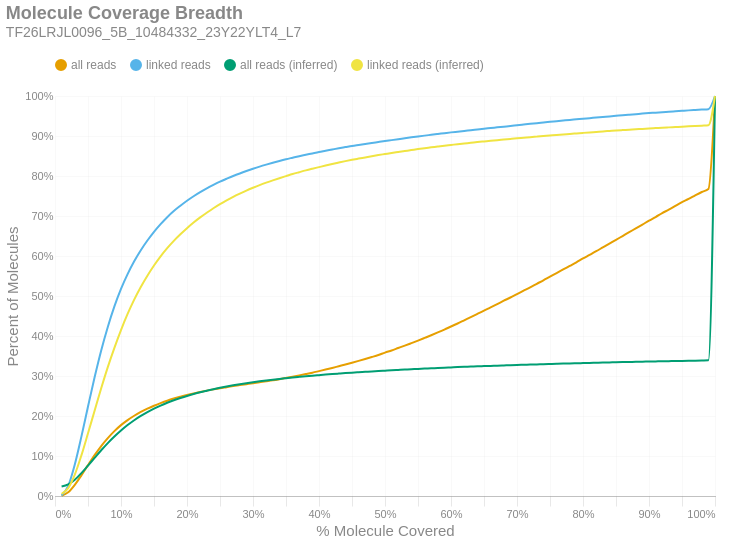

Notebook code for this chart:
### Markdown cell above
### Molecule Read Coverage
This chart shows molecule coverage breadth as computed by the number of bases aligned to that molecule. In other words, "*how much of each unique long molecule is actually sequenced/aligned?*" Keep in mind there is a distinction between sequences and alignments, since some sequences belonging to a particular molecule may not align well and wouldn't appear in the alignment data. This chart also shows molecule coverage breadth as computed by the *inferred fragment* from which the aligned sequences originate. Unlike read coverage, this calculation takes into account the total insert size, including unsequenced gaps between the forward and reverse reads. Like the previous figures, these are cumulative percents.

### Code cell
if SKIPLR:
    print_html(f"Skipped")
else:
    binned_df = consolidated_hist(valids['coverage_bp'], mask, 0.01, True)
    binned_df_inf = consolidated_hist(valids['coverage_inserts'], mask, 0.01, True)
    binned_df = binned_df.with_columns(pl.lit(binned_df_inf['all reads (cumsum)']).alias('all reads (inferred)'))
    binned_df = binned_df.with_columns(pl.lit(binned_df_inf['linked reads (cumsum)']).alias('linked reads (inferred)'))
    binned_df = binned_df.with_columns(
        (pl.col('bin').cast(pl.Float64) + 0.01).alias('right_edge')
    )

    with SafeRender(binned_df):
        (
            density_plot(binned_df, 'Molecule Coverage Breadth', samplename, 'molcov', ['all reads (inferred)','linked reads (inferred)'])
            .encode(
                #x=alt.X('bin:Q', title="% Molecule Covered").axis(format = '%').scale(padding=0),
                x=alt.X('right_edge:Q', title="% Molecule Covered").axis(format='%').scale(padding=0),
                y=alt.Y('value:Q', title='Percent of Molecules')
                    .axis(format='%')
                    .stack(False)
                    .scale(domainMin=0, padding=0),
                color=alt.Color("key:N").scale(domain = ["all reads", "linked reads", "all reads (inferred)", "linked reads (inferred)"]),
                tooltip = [
                    alt.Tooltip("key:N", title = "Data Type"),
                    alt.Tooltip("range_label:N", title="% Molecule Covered"),
                    alt.Tooltip("value:Q", format = ".2%", title="% Molecules")
                ]
            )
        ).display()

### Figure 1 — Vega-Lite specification as saved in the notebook (floating-point values rounded to 4 significant figures)
{"width": "container", "height": 400, "config": {"title": {"anchor": "start", "dy": -15, "fontSize": 18, "color": "#888888", "subtitleColor": "#888888", "subtitleFontSize": 14}, "arc": {"fill": "#0072B2"}, "axis": {"domainColor": "#888888", "domainWidth": 0.5, "gridWidth": 0.2, "grid": false, "titleFontWeight": 400, "titleFontSize": 15, "labelFontSize": 11, "labelColor": "#888888", "tickColor": "#888888", "tickWidth": 0.2, "titleColor": "#888888"}, "axisBand": {"grid": false}, "axisX": {"grid": true, "tickSize": 10, "domainCap": "round"}, "axisY": {"domain": false, "grid": true, "tickSize": 0, "domainCap": "round"}, "background": "transparent", "header": {"labelFontSize": 15, "labelColor": "#888888", "titleFontSize": 15, "titleFontWeight": 600, "titleColor": "#888888"}, "legend": {"labelFont": "sans-serif", "labelFontSize": 12, "labelColor": "#888888", "symbolSize": 100, "symbolType": "circle", "titleFontSize": 12, "titlePadding": 10, "titleColor": "#888888", "title": null, "orient": "top"}, "range": {"category": ["#E69F00", "#56B4E9", "#009E73", "#F0E442", "#0072B2", "#D55E00", "#CC79A7", "#000000"], "diverging": ["#cfe8f3", "#a2d4ec", "#73bfe2", "#46abdb", "#1696d2", "#12719e"]}, "area": {"fill": "#0072B2", "fillOpacity": 0.7, "line": true, "strokeOpacity": 0.7}, "line": {"color": "#0072B2", "stroke": "#0072B2", "strokeWidth": 2}, "trail": {"color": "#0072B2", "stroke": "#0072B2", "strokeWidth": 0, "size": 1}, "point": {"filled": true, "fillOpacity": 1.0, "size": 95}, "text": {"color": "#888888", "fontSize": 11, "align": "right", "fontWeight": 400, "size": 11}, "bar": {"fill": "#0072B2", "stroke": null}, "view": {"stroke": null, "continuousWidth": 660, "continuousHeight": 400}}, "data": {"name": "data-e137ae3e8d1e9d30a3bd25b22de4cc62"}, "mark": {"type": "line", "interpolate": "monotone", "point": {"opacity": 0, "size": 275}}, "encoding": {"color": {"field": "key", "scale": {"domain": ["all reads", "linked reads", "all reads (inferred)", "linked reads (inferred)"]}, "type": "nominal"}, "tooltip": [{"field": "key", "title": "Data Type", "type": "nominal"}, {"field": "range_label", "title": "% Molecule Covered", "type": "nominal"}, {"field": "value", "format": ".2%", "title": "% Molecules", "type": "quantitative"}], "x": {"axis": {"format": "%"}, "field": "right_edge", "scale": {"padding": 0}, "title": "% Molecule Covered", "type": "quantitative"}, "y": {"axis": {"format": "%"}, "field": "value", "scale": {"domainMin": 0, "padding": 0}, "stack": false, "title": "Percent of Molecules", "type": "quantitative"}}, "params": [{"name": "param_c36ac31b6afebe62", "select": {"type": "point", "fields": ["key"]}, "bind": "legend"}], "title": {"text": "Molecule Coverage Breadth", "subtitle": "TF26LRJL0096_5B_10484332_23Y22YLT4_L7"}, "transform": [{"fold": ["all reads (cumsum)", "linked reads (cumsum)", "all reads (inferred)", "linked reads (inferred)"]}, {"calculate": "replace(datum.key, ' (cumsum)', '')", "as": "key"}, {"filter": {"param": "param_c36ac31b6afebe62"}}], "usermeta": {"embedOptions": {"downloadFileName": "TF26LRJL0096_5B_10484332_23Y22YLT4_L7.molcov"}}, "$schema": "https://vega.github.io/schema/vega-lite/v6.4.1.json", "datasets": {"data-e137ae3e8d1e9d30a3bd25b22de4cc62": [{"bin": "0.0", "interval": "0.0-0.01", "all reads": 0.0005998, "linked reads": 0.001345, "all reads (cumsum)": 0.0005998, "linked reads (cumsum)": 0.001345, "range_label": "0.0-0.01", "all reads (inferred)": 0.0236, "linked reads (inferred)": 0.005531, "right_edge": 0.01}, {"bin": "0.01", "interval": "0.01-0.02", "all reads": 0.00864, "linked reads": 0.02392, "all reads (cumsum)": 0.00924, "linked reads (cumsum)": 0.02527, "range_label": "0.01-0.02", "all reads (inferred)": 0.02895, "linked reads (inferred)": 0.0198, "right_edge": 0.02}, {"bin": "0.02", "interval": "0.02-0.03", "all reads": 0.01858, "linked reads": 0.05367, "all reads (cumsum)": 0.02782, "linked reads (cumsum)": 0.07894, "range_label": "0.02-0.03", "all reads (inferred)": 0.0407, "linked reads (inferred)": 0.05342, "right_edge": 0.03}, {"bin": "0.03", "interval": "0.03-0.04", "all reads": 0.02378, "linked reads": 0.0695, "all reads (cumsum)": 0.0516, "linked reads (cumsum)": 0.1484, "range_label": "0.03-0.04", "all reads (inferred)": 0.05727, "linked reads (inferred)": 0.1015, "right_edge": 0.04}, {"bin": "0.04", "interval": "0.04-0.05", "all reads": 0.02559, "linked reads": 0.07512, "all reads (cumsum)": 0.07719, "linked reads (cumsum)": 0.2236, "range_label": "0.04-0.05", "all reads (inferred)": 0.07608, "linked reads (inferred)": 0.1567, "right_edge": 0.05}, {"bin": "0.05", "interval": "0.05-0.06", "all reads": 0.02487, "linked reads": 0.07318, "all reads (cumsum)": 0.1021, "linked reads (cumsum)": 0.2967, "range_label": "0.05-0.06", "all reads (inferred)": 0.09532, "linked reads (inferred)": 0.2132, "right_edge": 0.06}, {"bin": "0.06", "interval": "0.06-0.07", "all reads": 0.0228, "linked reads": 0.06716, "all reads (cumsum)": 0.1249, "linked reads (cumsum)": 0.3639, "range_label": "0.06-0.07", "all reads (inferred)": 0.1144, "linked reads (inferred)": 0.2693, "right_edge": 0.07}, {"bin": "0.07", "interval": "0.07-0.08", "all reads": 0.01991, "linked reads": 0.05867, "all reads (cumsum)": 0.1448, "linked reads (cumsum)": 0.4226, "range_label": "0.07-0.08", "all reads (inferred)": 0.1323, "linked reads (inferred)": 0.3222, "right_edge": 0.08}, {"bin": "0.08", "interval": "0.08-0.09", "all reads": 0.01747, "linked reads": 0.05142, "all reads (cumsum)": 0.1622, "linked reads (cumsum)": 0.474, "range_label": "0.08-0.09", "all reads (inferred)": 0.1486, "linked reads (inferred)": 0.3704, "right_edge": 0.09}, {"bin": "0.09", "interval": "0.09-0.1", "all reads": 0.0149, "linked reads": 0.04382, "all reads (cumsum)": 0.1771, "linked reads (cumsum)": 0.5178, "range_label": "0.09-0.1", "all reads (inferred)": 0.1637, "linked reads (inferred)": 0.4149, "right_edge": 0.1}, {"bin": "0.1", "interval": "0.1-0.11", "all reads": 0.01255, "linked reads": 0.03694, "all reads (cumsum)": 0.1897, "linked reads (cumsum)": 0.5548, "range_label": "0.1-0.11", "all reads (inferred)": 0.1773, "linked reads (inferred)": 0.4551, "right_edge": 0.11}, {"bin": "0.11", "interval": "0.11-0.12", "all reads": 0.01088, "linked reads": 0.03195, "all reads (cumsum)": 0.2006, "linked reads (cumsum)": 0.5867, "range_label": "0.11-0.12", "all reads (inferred)": 0.1895, "linked reads (inferred)": 0.4909, "right_edge": 0.12}, {"bin": "0.12", "interval": "0.12-0.13", "all reads": 0.009457, "linked reads": 0.02772, "all reads (cumsum)": 0.21, "linked reads (cumsum)": 0.6144, "range_label": "0.12-0.13", "all reads (inferred)": 0.2002, "linked reads (inferred)": 0.5225, "right_edge": 0.13}, {"bin": "0.13", "interval": "0.13-0.14", "all reads": 0.008263, "linked reads": 0.02422, "all reads (cumsum)": 0.2183, "linked reads (cumsum)": 0.6386, "range_label": "0.13-0.14", "all reads (inferred)": 0.2097, "linked reads (inferred)": 0.5506, "right_edge": 0.14}, {"bin": "0.14", "interval": "0.14-0.15", "all reads": 0.007437, "linked reads": 0.02176, "all reads (cumsum)": 0.2257, "linked reads (cumsum)": 0.6604, "range_label": "0.14-0.15", "all reads (inferred)": 0.2184, "linked reads (inferred)": 0.5761, "right_edge": 0.15}, {"bin": "0.15", "interval": "0.15-0.16", "all reads": 0.006578, "linked reads": 0.01921, "all reads (cumsum)": 0.2323, "linked reads (cumsum)": 0.6796, "range_label": "0.15-0.16", "all reads (inferred)": 0.2261, "linked reads (inferred)": 0.599, "right_edge": 0.16}, {"bin": "0.16", "interval": "0.16-0.17", "all reads": 0.005994, "linked reads": 0.01744, "all reads (cumsum)": 0.2383, "linked reads (cumsum)": 0.6971, "range_label": "0.16-0.17", "all reads (inferred)": 0.2331, "linked reads (inferred)": 0.6195, "right_edge": 0.17}, {"bin": "0.17", "interval": "0.17-0.18", "all reads": 0.005267, "linked reads": 0.0153, "all reads (cumsum)": 0.2436, "linked reads (cumsum)": 0.7124, "range_label": "0.17-0.18", "all reads (inferred)": 0.2393, "linked reads (inferred)": 0.6379, "right_edge": 0.18}, {"bin": "0.18", "interval": "0.18-0.19", "all reads": 0.00463, "linked reads": 0.01331, "all reads (cumsum)": 0.2482, "linked reads (cumsum)": 0.7257, "range_label": "0.18-0.19", "all reads (inferred)": 0.2449, "linked reads (inferred)": 0.6543, "right_edge": 0.19}, {"bin": "0.19", "interval": "0.19-0.2", "all reads": 0.004332, "linked reads": 0.01243, "all reads (cumsum)": 0.2525, "linked reads (cumsum)": 0.7381, "range_label": "0.19-0.2", "all reads (inferred)": 0.2501, "linked reads (inferred)": 0.6696, "right_edge": 0.2}, {"bin": "0.2", "interval": "0.2-0.21", "all reads": 0.003936, "linked reads": 0.01128, "all reads (cumsum)": 0.2565, "linked reads (cumsum)": 0.7494, "range_label": "0.2-0.21", "all reads (inferred)": 0.2549, "linked reads (inferred)": 0.6837, "right_edge": 0.21}, {"bin": "0.21", "interval": "0.21-0.22", "all reads": 0.00361, "linked reads": 0.01021, "all reads (cumsum)": 0.2601, "linked reads (cumsum)": 0.7596, "range_label": "0.21-0.22", "all reads (inferred)": 0.2593, "linked reads (inferred)": 0.6965, "right_edge": 0.22}, {"bin": "0.22", "interval": "0.22-0.23", "all reads": 0.00333, "linked reads": 0.009362, "all reads (cumsum)": 0.2634, "linked reads (cumsum)": 0.769, "range_label": "0.22-0.23", "all reads (inferred)": 0.2632, "linked reads (inferred)": 0.7082, "right_edge": 0.23}, {"bin": "0.23", "interval": "0.23-0.24", "all reads": 0.003137, "linked reads": 0.008715, "all reads (cumsum)": 0.2665, "linked reads (cumsum)": 0.7777, "range_label": "0.23-0.24", "all reads (inferred)": 0.267, "linked reads (inferred)": 0.7194, "right_edge": 0.24}, {"bin": "0.24", "interval": "0.24-0.25", "all reads": 0.002974, "linked reads": 0.008197, "all reads (cumsum)": 0.2695, "linked reads (cumsum)": 0.7859, "range_label": "0.24-0.25", "all reads (inferred)": 0.2705, "linked reads (inferred)": 0.7295, "right_edge": 0.25}, {"bin": "0.25", "interval": "0.25-0.26", "all reads": 0.00262, "linked reads": 0.007168, "all reads (cumsum)": 0.2721, "linked reads (cumsum)": 0.793, "range_label": "0.25-0.26", "all reads (inferred)": 0.2737, "linked reads (inferred)": 0.739, "right_edge": 0.26}, {"bin": "0.26", "interval": "0.26-0.27", "all reads": 0.002613, "linked reads": 0.006952, "all reads (cumsum)": 0.2748, "linked reads (cumsum)": 0.8, "range_label": "0.26-0.27", "all reads (inferred)": 0.2767, "linked reads (inferred)": 0.7477, "right_edge": 0.27}, {"bin": "0.27", "interval": "0.27-0.28", "all reads": 0.00245, "linked reads": 0.006401, "all reads (cumsum)": 0.2772, "linked reads (cumsum)": 0.8064, "range_label": "0.27-0.28", "all reads (inferred)": 0.2795, "linked reads (inferred)": 0.7558, "right_edge": 0.28}, {"bin": "0.28", "interval": "0.28-0.29", "all reads": 0.002395, "linked reads": 0.006009, "all reads (cumsum)": 0.2796, "linked reads (cumsum)": 0.8124, "range_label": "0.28-0.29", "all reads (inferred)": 0.2821, "linked reads (inferred)": 0.7635, "right_edge": 0.29}, {"bin": "0.29", "interval": "0.29-0.3", "all reads": 0.002396, "linked reads": 0.005691, "all reads (cumsum)": 0.282, "linked reads (cumsum)": 0.8181, "range_label": "0.29-0.3", "all reads (inferred)": 0.2845, "linked reads (inferred)": 0.7706, "right_edge": 0.3}, {"bin": "0.3", "interval": "0.3-0.31", "all reads": 0.002372, "linked reads": 0.005385, "all reads (cumsum)": 0.2844, "linked reads (cumsum)": 0.8235, "range_label": "0.3-0.31", "all reads (inferred)": 0.2868, "linked reads (inferred)": 0.7772, "right_edge": 0.31}, {"bin": "0.31", "interval": "0.31-0.32", "all reads": 0.002397, "linked reads": 0.004993, "all reads (cumsum)": 0.2868, "linked reads (cumsum)": 0.8285, "range_label": "0.31-0.32", "all reads (inferred)": 0.2889, "linked reads (inferred)": 0.7834, "right_edge": 0.32}, {"bin": "0.32", "interval": "0.32-0.33", "all reads": 0.00247, "linked reads": 0.004741, "all reads (cumsum)": 0.2892, "linked reads (cumsum)": 0.8332, "range_label": "0.32-0.33", "all reads (inferred)": 0.2908, "linked reads (inferred)": 0.7891, "right_edge": 0.33}, {"bin": "0.33", "interval": "0.33-0.34", "all reads": 0.002859, "linked reads": 0.004515, "all reads (cumsum)": 0.2921, "linked reads (cumsum)": 0.8377, "range_label": "0.33-0.34", "all reads (inferred)": 0.2927, "linked reads (inferred)": 0.7946, "right_edge": 0.34}, {"bin": "0.34", "interval": "0.34-0.35", "all reads": 0.003107, "linked reads": 0.00421, "all reads (cumsum)": 0.2952, "linked reads (cumsum)": 0.8419, "range_label": "0.34-0.35", "all reads (inferred)": 0.2945, "linked reads (inferred)": 0.7997, "right_edge": 0.35}, {"bin": "0.35", "interval": "0.35-0.36", "all reads": 0.003139, "linked reads": 0.003818, "all reads (cumsum)": 0.2983, "linked reads (cumsum)": 0.8457, "range_label": "0.35-0.36", "all reads (inferred)": 0.2962, "linked reads (inferred)": 0.8049, "right_edge": 0.36}, {"bin": "0.36", "interval": "0.36-0.37", "all reads": 0.003222, "linked reads": 0.003772, "all reads (cumsum)": 0.3016, "linked reads (cumsum)": 0.8495, "range_label": "0.36-0.37", "all reads (inferred)": 0.2978, "linked reads (inferred)": 0.8095, "right_edge": 0.37}, {"bin": "0.37", "interval": "0.37-0.38", "all reads": 0.003319, "linked reads": 0.003469, "all reads (cumsum)": 0.3049, "linked reads (cumsum)": 0.853, "range_label": "0.37-0.38", "all reads (inferred)": 0.2994, "linked reads (inferred)": 0.8141, "right_edge": 0.38}, {"bin": "0.38", "interval": "0.38-0.39", "all reads": 0.003479, "linked reads": 0.003503, "all reads (cumsum)": 0.3084, "linked reads (cumsum)": 0.8565, "range_label": "0.38-0.39", "all reads (inferred)": 0.3008, "linked reads (inferred)": 0.8182, "right_edge": 0.39}, {"bin": "0.39", "interval": "0.39-0.4", "all reads": 0.003846, "linked reads": 0.003476, "all reads (cumsum)": 0.3122, "linked reads (cumsum)": 0.86, "range_label": "0.39-0.4", "all reads (inferred)": 0.3021, "linked reads (inferred)": 0.8222, "right_edge": 0.4}, {"bin": "0.4", "interval": "0.4-0.41", "all reads": 0.003862, "linked reads": 0.003121, "all reads (cumsum)": 0.3161, "linked reads (cumsum)": 0.8631, "range_label": "0.4-0.41", "all reads (inferred)": 0.3035, "linked reads (inferred)": 0.8262, "right_edge": 0.41}, {"bin": "0.41", "interval": "0.41-0.42", "all reads": 0.004133, "linked reads": 0.003181, "all reads (cumsum)": 0.3202, "linked reads (cumsum)": 0.8663, "range_label": "0.41-0.42", "all reads (inferred)": 0.3048, "linked reads (inferred)": 0.83, "right_edge": 0.42}, {"bin": "0.42", "interval": "0.42-0.43", "all reads": 0.004308, "linked reads": 0.003151, "all reads (cumsum)": 0.3245, "linked reads (cumsum)": 0.8694, "range_label": "0.42-0.43", "all reads (inferred)": 0.306, "linked reads (inferred)": 0.8336, "right_edge": 0.43}, {"bin": "0.43", "interval": "0.43-0.44", "all reads": 0.004283, "linked reads": 0.002855, "all reads (cumsum)": 0.3288, "linked reads (cumsum)": 0.8723, "range_label": "0.43-0.44", "all reads (inferred)": 0.3073, "linked reads (inferred)": 0.8371, "right_edge": 0.44}, {"bin": "0.44", "interval": "0.44-0.45", "all reads": 0.004439, "linked reads": 0.002859, "all reads (cumsum)": 0.3332, "linked reads (cumsum)": 0.8751, "range_label": "0.44-0.45", "all reads (inferred)": 0.3084, "linked reads (inferred)": 0.8405, "right_edge": 0.45}, {"bin": "0.45", "interval": "0.45-0.46", "all reads": 0.00455, "linked reads": 0.002536, "all reads (cumsum)": 0.3378, "linked reads (cumsum)": 0.8777, "range_label": "0.45-0.46", "all reads (inferred)": 0.3094, "linked reads (inferred)": 0.8435, "right_edge": 0.46}, {"bin": "0.46", "interval": "0.46-0.47", "all reads": 0.004719, "linked reads": 0.0025, "all reads (cumsum)": 0.3425, "linked reads (cumsum)": 0.8802, "range_label": "0.46-0.47", "all reads (inferred)": 0.3105, "linked reads (inferred)": 0.8465, "right_edge": 0.47}, {"bin": "0.47", "interval": "0.47-0.48", "all reads": 0.004894, "linked reads": 0.002324, "all reads (cumsum)": 0.3474, "linked reads (cumsum)": 0.8825, "range_label": "0.47-0.48", "all reads (inferred)": 0.3115, "linked reads (inferred)": 0.8495, "right_edge": 0.48}, {"bin": "0.48", "interval": "0.48-0.49", "all reads": 0.005131, "linked reads": 0.00254, "all reads (cumsum)": 0.3525, "linked reads (cumsum)": 0.885, "range_label": "0.48-0.49", "all reads (inferred)": 0.3125, "linked reads (inferred)": 0.8523, "right_edge": 0.49}, {"bin": "0.49", "interval": "0.49-0.5", "all reads": 0.006035, "linked reads": 0.002453, "all reads (cumsum)": 0.3586, "linked reads (cumsum)": 0.8875, "range_label": "0.49-0.5", "all reads (inferred)": 0.3134, "linked reads (inferred)": 0.855, "right_edge": 0.5}, {"bin": "0.5", "interval": "0.5-0.51", "all reads": 0.005308, "linked reads": 0.002181, "all reads (cumsum)": 0.3639, "linked reads (cumsum)": 0.8897, "range_label": "0.5-0.51", "all reads (inferred)": 0.3143, "linked reads (inferred)": 0.8576, "right_edge": 0.51}, {"bin": "0.51", "interval": "0.51-0.52", "all reads": 0.006046, "linked reads": 0.002281, "all reads (cumsum)": 0.3699, "linked reads (cumsum)": 0.8919, "range_label": "0.51-0.52", "all reads (inferred)": 0.3152, "linked reads (inferred)": 0.86, "right_edge": 0.52}, {"bin": "0.52", "interval": "0.52-0.53", "all reads": 0.006021, "linked reads": 0.002344, "all reads (cumsum)": 0.3759, "linked reads (cumsum)": 0.8943, "range_label": "0.52-0.53", "all reads (inferred)": 0.316, "linked reads (inferred)": 0.8624, "right_edge": 0.53}, {"bin": "0.53", "interval": "0.53-0.54", "all reads": 0.006295, "linked reads": 0.002304, "all reads (cumsum)": 0.3822, "linked reads (cumsum)": 0.8966, "range_label": "0.53-0.54", "all reads (inferred)": 0.3168, "linked reads (inferred)": 0.8649, "right_edge": 0.54}, {"bin": "0.54", "interval": "0.54-0.55", "all reads": 0.006361, "linked reads": 0.002234, "all reads (cumsum)": 0.3886, "linked reads (cumsum)": 0.8988, "range_label": "0.54-0.55", "all reads (inferred)": 0.3177, "linked reads (inferred)": 0.8673, "right_edge": 0.55}, {"bin": "0.55", "interval": "0.55-0.56", "all reads": 0.006601, "linked reads": 0.002125, "all reads (cumsum)": 0.3952, "linked reads (cumsum)": 0.901, "range_label": "0.55-0.56", "all reads (inferred)": 0.3185, "linked reads (inferred)": 0.8695, "right_edge": 0.56}, {"bin": "0.56", "interval": "0.56-0.57", "all reads": 0.006694, "linked reads": 0.002005, "all reads (cumsum)": 0.4019, "linked reads (cumsum)": 0.903, "range_label": "0.56-0.57", "all reads (inferred)": 0.3193, "linked reads (inferred)": 0.8716, "right_edge": 0.57}, {"bin": "0.57", "interval": "0.57-0.58", "all reads": 0.006988, "linked reads": 0.002025, "all reads (cumsum)": 0.4089, "linked reads (cumsum)": 0.905, "range_label": "0.57-0.58", "all reads (inferred)": 0.3201, "linked reads (inferred)": 0.8737, "right_edge": 0.58}, {"bin": "0.58", "interval": "0.58-0.59", "all reads": 0.007237, "linked reads": 0.002035, "all reads (cumsum)": 0.4161, "linked reads (cumsum)": 0.907, "range_label": "0.58-0.59", "all reads (inferred)": 0.3208, "linked reads (inferred)": 0.8758, "right_edge": 0.59}, {"bin": "0.59", "interval": "0.59-0.6", "all reads": 0.007659, "linked reads": 0.002029, "all reads (cumsum)": 0.4238, "linked reads (cumsum)": 0.9091, "range_label": "0.59-0.6", "all reads (inferred)": 0.3215, "linked reads (inferred)": 0.8776, "right_edge": 0.6}, {"bin": "0.6", "interval": "0.6-0.61", "all reads": 0.007549, "linked reads": 0.001819, "all reads (cumsum)": 0.4313, "linked reads (cumsum)": 0.9109, "range_label": "0.6-0.61", "all reads (inferred)": 0.3223, "linked reads (inferred)": 0.8795, "right_edge": 0.61}, {"bin": "0.61", "interval": "0.61-0.62", "all reads": 0.007956, "linked reads": 0.001819, "all reads (cumsum)": 0.4393, "linked reads (cumsum)": 0.9127, "range_label": "0.61-0.62", "all reads (inferred)": 0.3229, "linked reads (inferred)": 0.8813, "right_edge": 0.62}, {"bin": "0.62", "interval": "0.62-0.63", "all reads": 0.007922, "linked reads": 0.001896, "all reads (cumsum)": 0.4472, "linked reads (cumsum)": 0.9146, "range_label": "0.62-0.63", "all reads (inferred)": 0.3235, "linked reads (inferred)": 0.883, "right_edge": 0.63}, {"bin": "0.63", "interval": "0.63-0.64", "all reads": 0.008001, "linked reads": 0.001846, "all reads (cumsum)": 0.4552, "linked reads (cumsum)": 0.9164, "range_label": "0.63-0.64", "all reads (inferred)": 0.3242, "linked reads (inferred)": 0.8848, "right_edge": 0.64}, {"bin": "0.64", "interval": "0.64-0.65", "all reads": 0.008031, "linked reads": 0.001866, "all reads (cumsum)": 0.4632, "linked reads (cumsum)": 0.9183, "range_label": "0.64-0.65", "all reads (inferred)": 0.3247, "linked reads (inferred)": 0.8864, "right_edge": 0.65}, {"bin": "0.65", "interval": "0.65-0.66", "all reads": 0.008437, "linked reads": 0.00165, "all reads (cumsum)": 0.4717, "linked reads (cumsum)": 0.9199, "range_label": "0.65-0.66", "all reads (inferred)": 0.3253, "linked reads (inferred)": 0.8879, "right_edge": 0.66}, {"bin": "0.66", "interval": "0.66-0.67", "all reads": 0.008184, "linked reads": 0.001736, "all reads (cumsum)": 0.4798, "linked reads (cumsum)": 0.9217, "range_label": "0.66-0.67", "all reads (inferred)": 0.3259, "linked reads (inferred)": 0.8896, "right_edge": 0.67}, {"bin": "0.67", "interval": "0.67-0.68", "all reads": 0.00835, "linked reads": 0.00168, "all reads (cumsum)": 0.4882, "linked reads (cumsum)": 0.9234, "range_label": "0.67-0.68", "all reads (inferred)": 0.3264, "linked reads (inferred)": 0.8911, "right_edge": 0.68}, {"bin": "0.68", "interval": "0.68-0.69", "all reads": 0.008065, "linked reads": 0.001617, "all reads (cumsum)": 0.4963, "linked reads (cumsum)": 0.925, "range_label": "0.68-0.69", "all reads (inferred)": 0.327, "linked reads (inferred)": 0.8927, "right_edge": 0.69}, {"bin": "0.69", "interval": "0.69-0.7", "all reads": 0.008518, "linked reads": 0.001856, "all reads (cumsum)": 0.5048, "linked reads (cumsum)": 0.9268, "range_label": "0.69-0.7", "all reads (inferred)": 0.3275, "linked reads (inferred)": 0.8942, "right_edge": 0.7}, {"bin": "0.7", "interval": "0.7-0.71", "all reads": 0.008443, "linked reads": 0.001776, "all reads (cumsum)": 0.5132, "linked reads (cumsum)": 0.9286, "range_label": "0.7-0.71", "all reads (inferred)": 0.328, "linked reads (inferred)": 0.8956, "right_edge": 0.71}, {"bin": "0.71", "interval": "0.71-0.72", "all reads": 0.008464, "linked reads": 0.001763, "all reads (cumsum)": 0.5217, "linked reads (cumsum)": 0.9304, "range_label": "0.71-0.72", "all reads (inferred)": 0.3285, "linked reads (inferred)": 0.8971, "right_edge": 0.72}, {"bin": "0.72", "interval": "0.72-0.73", "all reads": 0.008816, "linked reads": 0.0016, "all reads (cumsum)": 0.5305, "linked reads (cumsum)": 0.932, "range_label": "0.72-0.73", "all reads (inferred)": 0.329, "linked reads (inferred)": 0.8984, "right_edge": 0.73}, {"bin": "0.73", "interval": "0.73-0.74", "all reads": 0.008763, "linked reads": 0.00175, "all reads (cumsum)": 0.5393, "linked reads (cumsum)": 0.9337, "range_label": "0.73-0.74", "all reads (inferred)": 0.3295, "linked reads (inferred)": 0.8998, "right_edge": 0.74}, {"bin": "0.74", "interval": "0.74-0.75", "all reads": 0.009197, "linked reads": 0.00173, "all reads (cumsum)": 0.5485, "linked reads (cumsum)": 0.9355, "range_label": "0.74-0.75", "all reads (inferred)": 0.33, "linked reads (inferred)": 0.9012, "right_edge": 0.75}, {"bin": "0.75", "interval": "0.75-0.76", "all reads": 0.008846, "linked reads": 0.001471, "all reads (cumsum)": 0.5573, "linked reads (cumsum)": 0.9369, "range_label": "0.75-0.76", "all reads (inferred)": 0.3305, "linked reads (inferred)": 0.9027, "right_edge": 0.76}, {"bin": "0.76", "interval": "0.76-0.77", "all reads": 0.009021, "linked reads": 0.001627, "all reads (cumsum)": 0.5663, "linked reads (cumsum)": 0.9386, "range_label": "0.76-0.77", "all reads (inferred)": 0.331, "linked reads (inferred)": 0.904, "right_edge": 0.77}, {"bin": "0.77", "interval": "0.77-0.78", "all reads": 0.008967, "linked reads": 0.001623, "all reads (cumsum)": 0.5753, "linked reads (cumsum)": 0.9402, "range_label": "0.77-0.78", "all reads (inferred)": 0.3314, "linked reads (inferred)": 0.9052, "right_edge": 0.78}, {"bin": "0.78", "interval": "0.78-0.79", "all reads": 0.009005, "linked reads": 0.001474, "all reads (cumsum)": 0.5843, "linked reads (cumsum)": 0.9417, "range_label": "0.78-0.79", "all reads (inferred)": 0.3318, "linked reads (inferred)": 0.9065, "right_edge": 0.79}, {"bin": "0.79", "interval": "0.79-0.8", "all reads": 0.009664, "linked reads": 0.001527, "all reads (cumsum)": 0.594, "linked reads (cumsum)": 0.9432, "range_label": "0.79-0.8", "all reads (inferred)": 0.3323, "linked reads (inferred)": 0.9078, "right_edge": 0.8}, {"bin": "0.8", "interval": "0.8-0.81", "all reads": 0.008875, "linked reads": 0.001411, "all reads (cumsum)": 0.6028, "linked reads (cumsum)": 0.9446, "range_label": "0.8-0.81", "all reads (inferred)": 0.3327, "linked reads (inferred)": 0.909, "right_edge": 0.81}, {"bin": "0.81", "interval": "0.81-0.82", "all reads": 0.009059, "linked reads": 0.001514, "all reads (cumsum)": 0.6119, "linked reads (cumsum)": 0.9461, "range_label": "0.81-0.82", "all reads (inferred)": 0.3332, "linked reads (inferred)": 0.9102, "right_edge": 0.82}, {"bin": "0.82", "interval": "0.82-0.83", "all reads": 0.009609, "linked reads": 0.001421, "all reads (cumsum)": 0.6215, "linked reads (cumsum)": 0.9475, "range_label": "0.82-0.83", "all reads (inferred)": 0.3336, "linked reads (inferred)": 0.9115, "right_edge": 0.83}, {"bin": "0.83", "interval": "0.83-0.84", "all reads": 0.009578, "linked reads": 0.001361, "all reads (cumsum)": 0.6311, "linked reads (cumsum)": 0.9489, "range_label": "0.83-0.84", "all reads (inferred)": 0.334, "linked reads (inferred)": 0.9126, "right_edge": 0.84}, {"bin": "0.84", "interval": "0.84-0.85", "all reads": 0.009356, "linked reads": 0.001457, "all reads (cumsum)": 0.6404, "linked reads (cumsum)": 0.9503, "range_label": "0.84-0.85", "all reads (inferred)": 0.3344, "linked reads (inferred)": 0.9137, "right_edge": 0.85}, {"bin": "0.85", "interval": "0.85-0.86", "all reads": 0.009531, "linked reads": 0.001514, "all reads (cumsum)": 0.65, "linked reads (cumsum)": 0.9519, "range_label": "0.85-0.86", "all reads (inferred)": 0.3347, "linked reads (inferred)": 0.9148, "right_edge": 0.86}, {"bin": "0.86", "interval": "0.86-0.87", "all reads": 0.00943, "linked reads": 0.001388, "all reads (cumsum)": 0.6594, "linked reads (cumsum)": 0.9532, "range_label": "0.86-0.87", "all reads (inferred)": 0.3351, "linked reads (inferred)": 0.9158, "right_edge": 0.87}, {"bin": "0.87", "interval": "0.87-0.88", "all reads": 0.009777, "linked reads": 0.001341, "all reads (cumsum)": 0.6692, "linked reads (cumsum)": 0.9546, "range_label": "0.87-0.88", "all reads (inferred)": 0.3355, "linked reads (inferred)": 0.9168, "right_edge": 0.88}, {"bin": "0.88", "interval": "0.88-0.89", "all reads": 0.009467, "linked reads": 0.001391, "all reads (cumsum)": 0.6786, "linked reads (cumsum)": 0.956, "range_label": "0.88-0.89", "all reads (inferred)": 0.3358, "linked reads (inferred)": 0.9178, "right_edge": 0.89}, {"bin": "0.89", "interval": "0.89-0.9", "all reads": 0.009648, "linked reads": 0.001272, "all reads (cumsum)": 0.6883, "linked reads (cumsum)": 0.9572, "range_label": "0.89-0.9", "all reads (inferred)": 0.3362, "linked reads (inferred)": 0.9188, "right_edge": 0.9}, {"bin": "0.9", "interval": "0.9-0.91", "all reads": 0.008922, "linked reads": 0.001089, "all reads (cumsum)": 0.6972, "linked reads (cumsum)": 0.9583, "range_label": "0.9-0.91", "all reads (inferred)": 0.3365, "linked reads (inferred)": 0.9197, "right_edge": 0.91}, {"bin": "0.91", "interval": "0.91-0.92", "all reads": 0.01023, "linked reads": 0.001218, "all reads (cumsum)": 0.7074, "linked reads (cumsum)": 0.9596, "range_label": "0.91-0.92", "all reads (inferred)": 0.3368, "linked reads (inferred)": 0.9207, "right_edge": 0.92}, {"bin": "0.92", "interval": "0.92-0.93", "all reads": 0.008219, "linked reads": 0.001082, "all reads (cumsum)": 0.7157, "linked reads (cumsum)": 0.9606, "range_label": "0.92-0.93", "all reads (inferred)": 0.3372, "linked reads (inferred)": 0.9216, "right_edge": 0.93}, {"bin": "0.93", "interval": "0.93-0.94", "all reads": 0.009502, "linked reads": 0.001142, "all reads (cumsum)": 0.7252, "linked reads (cumsum)": 0.9618, "range_label": "0.93-0.94", "all reads (inferred)": 0.3375, "linked reads (inferred)": 0.9224, "right_edge": 0.94}, {"bin": "0.94", "interval": "0.94-0.95", "all reads": 0.009527, "linked reads": 0.001145, "all reads (cumsum)": 0.7347, "linked reads (cumsum)": 0.9629, "range_label": "0.94-0.95", "all reads (inferred)": 0.3378, "linked reads (inferred)": 0.9233, "right_edge": 0.95}, {"bin": "0.95", "interval": "0.95-0.96", "all reads": 0.007893, "linked reads": 0.001132, "all reads (cumsum)": 0.7426, "linked reads (cumsum)": 0.9641, "range_label": "0.95-0.96", "all reads (inferred)": 0.3381, "linked reads (inferred)": 0.9241, "right_edge": 0.96}, {"bin": "0.96", "interval": "0.96-0.97", "all reads": 0.008945, "linked reads": 0.0009927, "all reads (cumsum)": 0.7515, "linked reads (cumsum)": 0.9651, "range_label": "0.96-0.97", "all reads (inferred)": 0.3384, "linked reads (inferred)": 0.925, "right_edge": 0.97}, {"bin": "0.97", "interval": "0.97-0.98", "all reads": 0.00849, "linked reads": 0.0009528, "all reads (cumsum)": 0.76, "linked reads (cumsum)": 0.966, "range_label": "0.97-0.98", "all reads (inferred)": 0.3388, "linked reads (inferred)": 0.9259, "right_edge": 0.98}, {"bin": "0.98", "interval": "0.98-0.99", "all reads": 0.007234, "linked reads": 0.000996, "all reads (cumsum)": 0.7673, "linked reads (cumsum)": 0.967, "range_label": "0.98-0.99", "all reads (inferred)": 0.3391, "linked reads (inferred)": 0.9269, "right_edge": 0.99}, {"bin": "0.99", "interval": "0.99-1.0", "all reads": 0.2327, "linked reads": 0.033, "all reads (cumsum)": 1.0, "linked reads (cumsum)": 1.0, "range_label": "0.99-1.0", "all reads (inferred)": 1.0, "linked reads (inferred)": 1.0, "right_edge": 1.0}]}}
